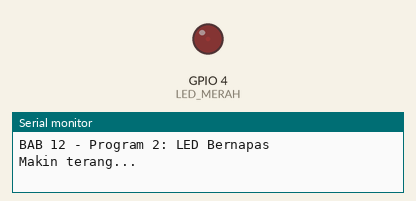
This sketch was run on a simulated ESP32. Shown: output pins drawn as LEDs (lit = HIGH), the last lines printed to the serial monitor.

Above: at 0.05 s.
At 1.25 s:
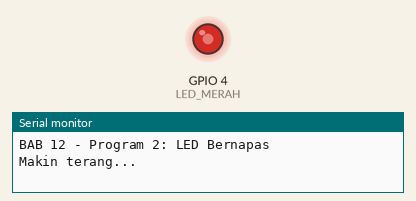
At 1.85 s:
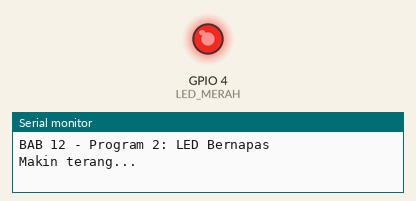
At 3.65 s:
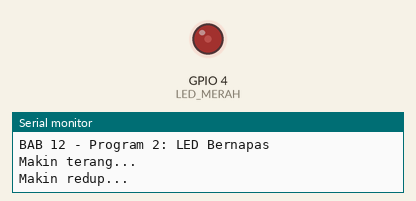
Timing chart, 0 to 6.0 s (numbered marks = the images above):
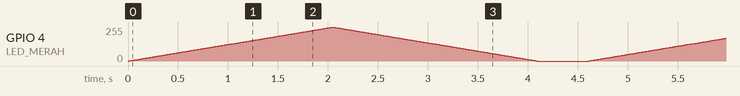

The sketch:

p2_led_bernapas.ino
```cpp
/*
 * BAB 12 - Program 2: LED Bernapas
 * LED merah perlahan makin terang (fade in), lalu perlahan meredup (fade out),
 * berulang terus.
 *
 * Rangkaian: LED1 (merah) di header LED → IO4
 */

#define LED_MERAH 4  // LED merah → IO4

const uint32_t FREKUENSI = 5000;  // 5 kHz
const uint8_t RESOLUSI = 8;       // nilai duty 0–255
const int JEDA_MS = 8;            // jeda setiap langkah; makin kecil, napasnya makin cepat

void setup() {
  Serial.begin(115200);
  Serial.println("BAB 12 - Program 2: LED Bernapas");

  if (!ledcAttach(LED_MERAH, FREKUENSI, RESOLUSI)) {
    Serial.println("Gagal mengatur PWM di IO4! Periksa frekuensi dan resolusi.");
    while (true) {
      delay(1000);
    }
  }
}

void loop() {
  Serial.println("Makin terang...");
  for (int duty = 0; duty <= 255; duty++) {   // fade in: 0, 1, 2, ..., 255
    ledcWrite(LED_MERAH, duty);
    delay(JEDA_MS);
  }

  Serial.println("Makin redup...");
  for (int duty = 255; duty >= 0; duty--) {   // fade out: 255, 254, ..., 0
    ledcWrite(LED_MERAH, duty);
    delay(JEDA_MS);
  }

  delay(500);  // istirahat sebentar dalam keadaan mati
}
```
